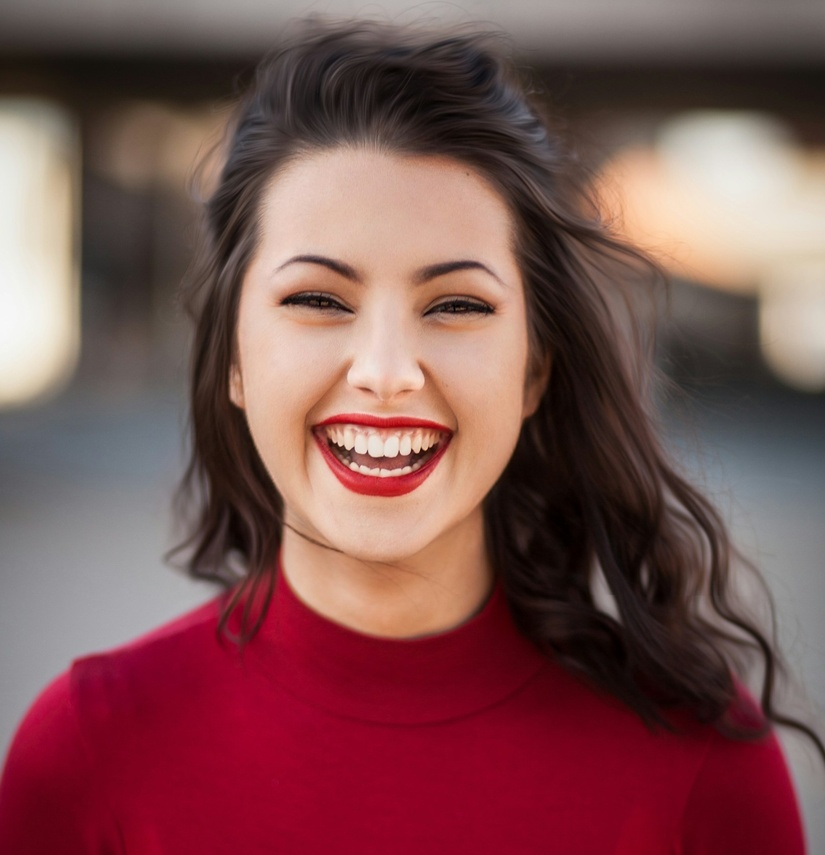
#> input picture RostoColorido_1647x1706.jpg, 825 x 855 px, shrunk from 1647 x 1706 before the run
$ python reduceDimensions.py
#> lines starting #> are read from the running program, lines starting #| are printed output that depends on the picture; after the words box and inside, x2 and y2 are one past the last pixel; in counts of white or black regions, pixels touching at a corner belong together
"""Simplified function for converting color images to grayscale.

The functionality was based on the articles on wike and examples of how to process images on the web.

wiki in English:

https://en.wikipedia.org/wiki/Grayscale#Numerical_representations

wiki in Portuguese:
https://pt.wikipedia.org/wiki/N%C3%ADvel_de_cinza#Convertendo_a_cor_em_n%C3%ADvel_de_cinza

Image
author: Michael Dam
"https://unsplash.com/pt-br/@michaeldam?utm_content=creditCopyText&utm_medium=referral&utm_source=unsplash"
photo:
"https://unsplash.com/pt-br/fotografias/closeup-photography-of-woman-smiling-mEZ3PoFGs_k?utm_content=creditCopyText&utm_medium=referral&utm_source=unsplash">Unsplash</a>

"""

import os
from PIL import Image

if __name__== "__main__":
    imageLoaded = Image.open("RostoColorido_1647x1706.jpg")
#> imageLoaded is the input picture: PIL image 825x855 RGB; mean R, G, B 124.3, 81.4, 81.5
    imageLoaded.show()

    #
    # Convert to grayscale
    #
    imageWidth, ImageHigh = imageLoaded.size
#> imageWidth = 825; ImageHigh = 855
    grayScaledImage = Image.new("RGB", (imageWidth, ImageHigh))
#> grayScaledImage: PIL image 825x855 RGB; every value is 0

    for col in range(imageWidth):
        for lin in range(ImageHigh):
            imagePixel = imageLoaded.getpixel((col, lin))
            # source: https://en.wikipedia.org/wiki/Grayscale#Numerical_representations
            imageLuminance = (int(imagePixel[0]*0.2126) + int(imagePixel[1]*0.7152) + int(imagePixel[2]*0.0722))
            # https://pt.wikipedia.org/wiki/N%C3%ADvel_de_cinza#:~:text=Em%20computa%C3%A7%C3%A3o%2C%20uma%20imagem%20digital,de%20um%20espa%C3%A7o%20de%20cores.
            # imageLuminance = (int(imagePixel[0]*0.3) + int(imagePixel[1]*0.59) + int(imagePixel[2]*0.11))

            grayScaledImage.putpixel((col, lin), (imageLuminance, imageLuminance, imageLuminance ))
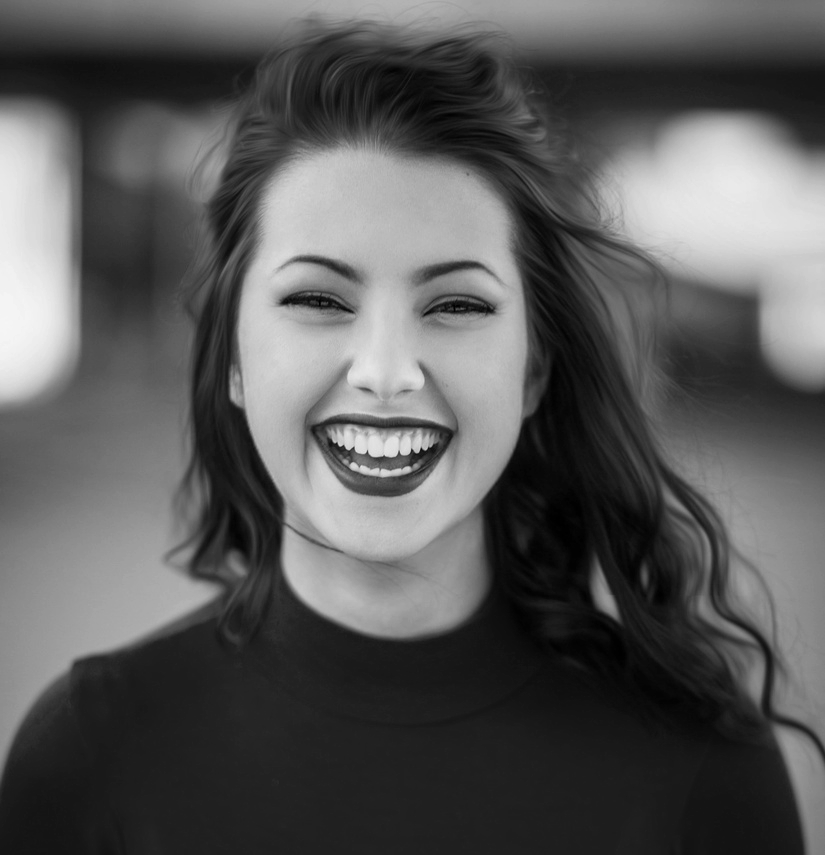
#> grayScaledImage: PIL image 825x855 RGB; min 0, max 246, mean 89

    grayScaledImage.save("GrayScaleFace.jpg")
    grayScaledImage.show()
    #
    # Convert to Binary
    #
    imageWidth, ImageHigh = grayScaledImage.size
    binaryImage = Image.new("RGB", (imageWidth, ImageHigh))

    for col in range(imageWidth):
        for lin in range(ImageHigh):
            imagePixel = grayScaledImage.getpixel((col, lin))
            if imagePixel[0] > 125:
                binaryImage.putpixel((col, lin), (255, 255, 255))
            else:
                binaryImage.putpixel((col, lin), (0, 0, 0))
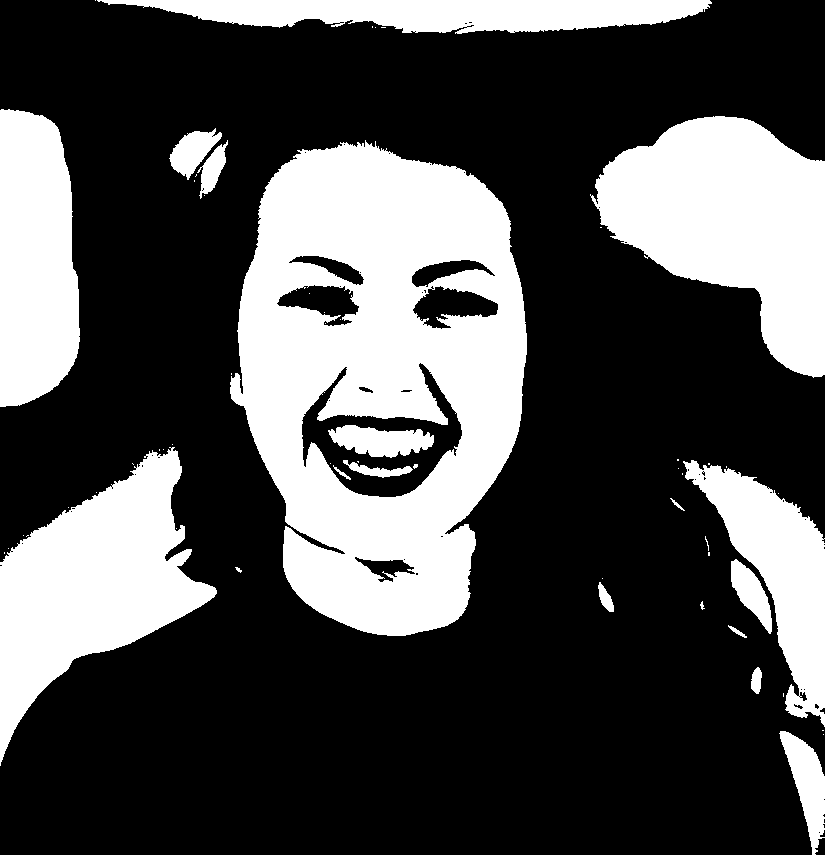
#> binaryImage: PIL image 825x855 RGB; 31.2% white; 58 white regions (39 under 20 px), largest, box (x1, y1, x2, y2) and area: (230, 140, 527, 636) 94691, (590, 116, 825, 378) 35931, (0, 447, 217, 766) 31018

    binaryImage.save("binaryFace.jpg")
    binaryImage.show()
